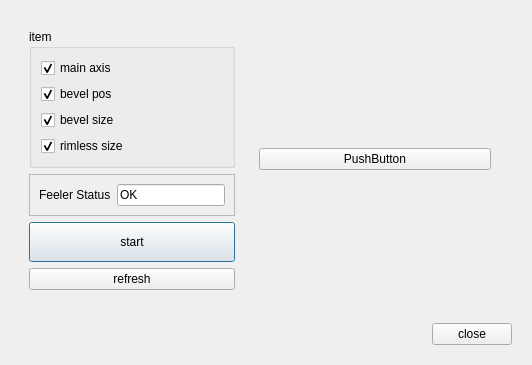
<?xml version="1.0" encoding="UTF-8"?>
<ui version="4.0">
 <class>Dlg_Step</class>
 <widget class="QDialog" name="Dlg_Step">
  <property name="geometry">
   <rect>
    <x>0</x>
    <y>0</y>
    <width>542</width>
    <height>379</height>
   </rect>
  </property>
  <property name="sizePolicy">
   <sizepolicy hsizetype="Fixed" vsizetype="Preferred">
    <horstretch>0</horstretch>
    <verstretch>0</verstretch>
   </sizepolicy>
  </property>
  <property name="windowTitle">
   <string>Dialog</string>
  </property>
  <layout class="QVBoxLayout">
   <property name="sizeConstraint">
    <enum>QLayout::SetFixedSize</enum>
   </property>
   <item>
    <widget class="QWidget" name="widget_2" native="true">
     <property name="sizePolicy">
      <sizepolicy hsizetype="Fixed" vsizetype="Preferred">
       <horstretch>0</horstretch>
       <verstretch>0</verstretch>
      </sizepolicy>
     </property>
     <layout class="QHBoxLayout" name="horizontalLayout_3">
      <property name="sizeConstraint">
       <enum>QLayout::SetFixedSize</enum>
      </property>
      <item>
       <widget class="QWidget" name="widget_control" native="true">
        <property name="maximumSize">
         <size>
          <width>250</width>
          <height>16777215</height>
         </size>
        </property>
        <layout class="QVBoxLayout" name="verticalLayout_2">
         <item>
          <widget class="QGroupBox" name="groupBox">
           <property name="title">
            <string>item</string>
           </property>
           <layout class="QVBoxLayout" name="verticalLayout">
            <item>
             <widget class="QCheckBox" name="checkBox_4">
              <property name="text">
               <string>main axis</string>
              </property>
              <property name="checked">
               <bool>true</bool>
              </property>
             </widget>
            </item>
            <item>
             <widget class="QCheckBox" name="checkBox_3">
              <property name="text">
               <string>bevel pos</string>
              </property>
              <property name="checked">
               <bool>true</bool>
              </property>
             </widget>
            </item>
            <item>
             <widget class="QCheckBox" name="checkBox_2">
              <property name="text">
               <string>bevel size</string>
              </property>
              <property name="checked">
               <bool>true</bool>
              </property>
             </widget>
            </item>
            <item>
             <widget class="QCheckBox" name="checkBox">
              <property name="text">
               <string>rimless size</string>
              </property>
              <property name="checked">
               <bool>true</bool>
              </property>
             </widget>
            </item>
           </layout>
          </widget>
         </item>
         <item>
          <widget class="QFrame" name="frame">
           <property name="frameShape">
            <enum>QFrame::StyledPanel</enum>
           </property>
           <property name="frameShadow">
            <enum>QFrame::Raised</enum>
           </property>
           <layout class="QHBoxLayout" name="horizontalLayout_2">
            <item>
             <widget class="QLabel" name="label">
              <property name="text">
               <string>Feeler Status</string>
              </property>
             </widget>
            </item>
            <item>
             <widget class="QLineEdit" name="lineEdit">
              <property name="text">
               <string>OK</string>
              </property>
             </widget>
            </item>
           </layout>
          </widget>
         </item>
         <item>
          <widget class="QPushButton" name="pushButton">
           <property name="minimumSize">
            <size>
             <width>0</width>
             <height>40</height>
            </size>
           </property>
           <property name="text">
            <string>start</string>
           </property>
          </widget>
         </item>
         <item>
          <widget class="QPushButton" name="pushButton_4">
           <property name="text">
            <string>refresh</string>
           </property>
          </widget>
         </item>
        </layout>
       </widget>
      </item>
      <item>
       <widget class="QWidget" name="widget_ing" native="true">
        <property name="minimumSize">
         <size>
          <width>250</width>
          <height>0</height>
         </size>
        </property>
        <property name="maximumSize">
         <size>
          <width>250</width>
          <height>16777215</height>
         </size>
        </property>
        <layout class="QVBoxLayout" name="verticalLayout_4">
         <item>
          <widget class="QPushButton" name="pushButton_3">
           <property name="text">
            <string>PushButton</string>
           </property>
          </widget>
         </item>
        </layout>
        <zorder>widget_2</zorder>
        <zorder>pushButton_3</zorder>
       </widget>
      </item>
     </layout>
    </widget>
   </item>
   <item>
    <widget class="QWidget" name="widget" native="true">
     <property name="sizePolicy">
      <sizepolicy hsizetype="Preferred" vsizetype="Preferred">
       <horstretch>0</horstretch>
       <verstretch>0</verstretch>
      </sizepolicy>
     </property>
     <layout class="QHBoxLayout" name="horizontalLayout">
      <item>
       <spacer name="horizontalSpacer">
        <property name="orientation">
         <enum>Qt::Horizontal</enum>
        </property>
        <property name="sizeHint" stdset="0">
         <size>
          <width>412</width>
          <height>20</height>
         </size>
        </property>
       </spacer>
      </item>
      <item>
       <widget class="QPushButton" name="pushButton_2">
        <property name="text">
         <string>close</string>
        </property>
       </widget>
      </item>
     </layout>
    </widget>
   </item>
  </layout>
 </widget>
 <resources/>
 <connections/>
</ui>
